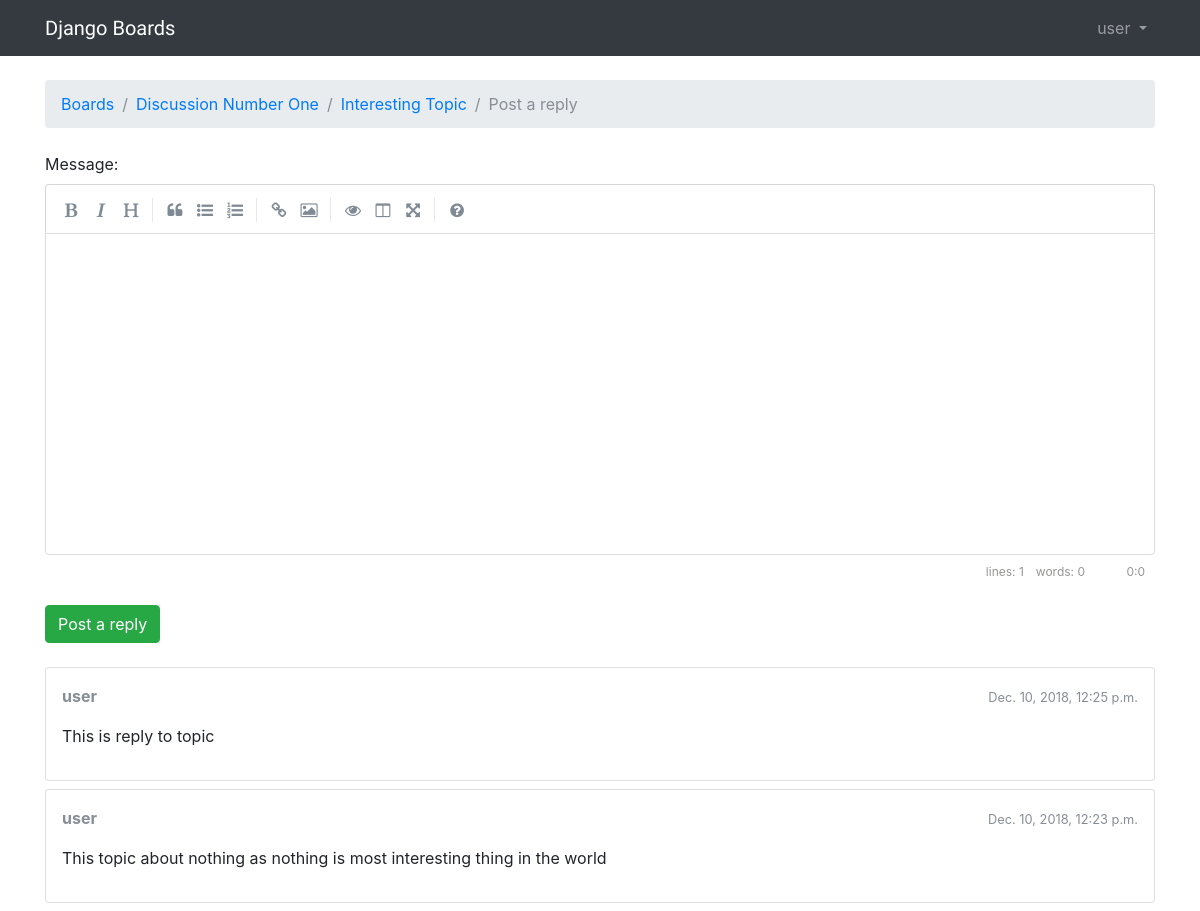
Page /boards/1/topics/1/reply/ (signed in) on the committed database.
### boards/models.py (models this page shows, shortened)
class Topic(models.Model):
    subject = models.CharField(max_length=255)
    last_updated = models.DateTimeField(auto_now_add=True)
    board = models.ForeignKey(Board, related_name='topics')
    starter = models.ForeignKey(User, related_name='topics')
    views = models.PositiveIntegerField(default=0)
    def get_last_five_posts(self):
        return self.posts.order_by('-created_at')[:5]

class Board(models.Model):
    name = models.CharField(max_length=30, unique=True)
    description = models.CharField(max_length=100)

class Post(models.Model):
    message = models.TextField(max_length=4000)
    topic = models.ForeignKey(Topic, related_name='posts')
    created_at = models.DateTimeField(auto_now_add=True)
    updated_at = models.DateTimeField(null=True)
    created_by = models.ForeignKey(User, related_name='posts')
    updated_by = models.ForeignKey(User, null=True, related_name='+')
    def get_message_as_markdown(self):
        return mark_safe(markdown(self.message, safe_mode='escape'))

### boards/views.py (the view)
# urls.py: url(r'^(?P<pk>\d+)/topics/(?P<topic_pk>\d+)/reply/$', reply_topic, name='reply_topic'),
@login_required
def reply_topic(request, pk, topic_pk):
    topic = get_object_or_404(Topic, board__pk=pk, pk=topic_pk)
    if request.method == 'POST':
        form = PostForm(request.POST)
        if form.is_valid():
            post = form.save(commit=False)
            post.topic = topic
            post.created_by = request.user
            post.save()
            topic.last_updated = timezone.now()
            topic.save()
            topic_url = reverse('topic_posts', kwargs={'pk': pk, 'topic_pk': topic_pk})
            topic_post_url = '{url}?page={page}#{id}'.format(
                url=topic_url,
                id=post.pk,
                page=topic.get_page_count()
            )
            return redirect(topic_post_url)
    else:
        form = PostForm()
    return render(request, 'reply_topic.html', {'topic': topic, 'form': form})

### boards/templatetags/form_tags.py (called while the page is built)
@register.filter
def input_class(bound_field):
    css_class = ''
    if bound_field.form.is_bound:
        if bound_field.errors:
            css_class = 'is-invalid'
        elif field_type(bound_field) != 'PasswordInput':
            css_class = 'is-valid'
    return 'form-control {}'.format(css_class)

### templates/reply_topic.html (shortened to what this page needs)
{% extends 'base.html' %}
{% load static %}
{% block stylesheet %}
  <link rel="stylesheet" href="{% static 'css/simplemde.min.css' %}">
{% endblock %}
{% block breadcrumb %}
  <li class="breadcrumb-item"><a href="{% url 'home' %}">Boards</a></li>
  <li class="breadcrumb-item"><a href="{% url 'board_topics' topic.board.pk %}">{{ topic.board.name }}</a></li>
  <li class="breadcrumb-item"><a href="{% url 'topic_posts' topic.board.pk topic.pk %}">{{ topic.subject }}</a></li>
  <li class="breadcrumb-item active">Post a reply</li>
{% endblock %}
{% block content %}
  <form method="post" class="mb-4" novalidate>
    {% include 'includes/form.html' %}
    <button type="submit" class="btn btn-success">Post a reply</button>
  </form>
  {% for post in topic.get_last_five_posts %}
    <div class="card mb-2">
      <div class="card-body p-3">
        <div class="row mb-3">
          <div class="col-6">
            <strong class="text-muted">{{ post.created_by.username }}</strong>
          </div>
          <div class="col-6 text-right">
            <small class="text-muted">{{ post.created_at }}</small>
          </div>
        </div>
        {{ post.get_message_as_markdown }}
      </div>
    </div>
  {% endfor %}
{% endblock %}

### templates/base.html (shortened to what this page needs)
{% load static %}<!DOCTYPE html>
<html>
  <head>
    <link rel="stylesheet" href="{% static 'css/bootstrap.min.css' %}">
    <link rel="stylesheet" href="{% static 'css/app.css' %}">
    {% block stylesheet %}{% endblock %}
  </head>
  <body>
    {% block body %}
      <nav class="navbar navbar-expand-sm navbar-dark bg-dark">
        <div class="container">
          <a class="navbar-brand" href="{% url 'home' %}">Django Boards</a>
          <div class="collapse navbar-collapse" id="mainMenu">
            {% if user.is_authenticated %}
              <ul class="navbar-nav ml-auto">
                <li class="nav-item dropdown">
                  <a class="nav-link dropdown-toggle" href="#" id="userMenu" data-toggle="dropdown" aria-haspopup="true" aria-expanded="false">
                    {{ user.username }}
                  </a>
                </li>
              </ul>
            {% else %}
              <form class="form-inline ml-auto">
                <a href="{% url 'login' %}" class="btn btn-outline-secondary">Log in</a>
                <a href="{% url 'signup' %}" class="btn btn-primary ml-2">Sign up</a>
              </form>
            {% endif %}
          </div>
        </div>
      </nav>
      <div class="container">
        <ol class="breadcrumb my-4">
          {% block breadcrumb %}
          {% endblock %}
        </ol>
        {% block content %}
        {% endblock %}
      </div>
    {% endblock body %}
  </body>
</html>

### static/css/app.css (style rules this page uses)
.navbar-brand { font-family: 'Peralta', cursive; }

### rows in the picture
Topic: board.name "Discussion Number One", subject "Interesting Topic"
Post: created_by.username "user", created_at "Dec. 10, 2018, 12:25 p.m.", get_message_as_markdown "This is reply to topic"
Post: created_by.username "user", created_at "Dec. 10, 2018, 12:23 p.m.", get_message_as_markdown "This topic about nothing as nothing is most interesting thing in the world"

### other values in the picture
{{ user.username }} "user"
{{ field.label_tag }} "Message:"
